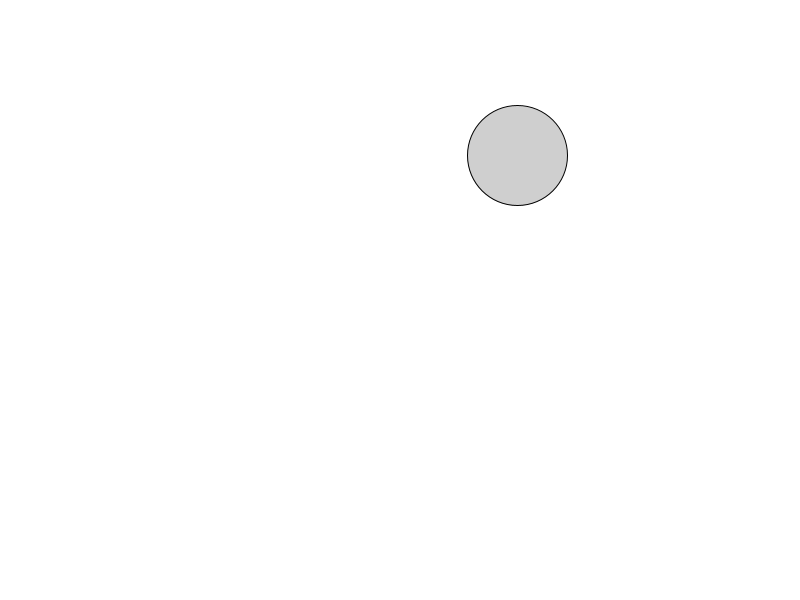
Frame 1 (no input)
Frame 60 (the mouse pressed at the canvas centre just before this capture): identical to frame 1, image omitted
Frame 120 (the mouse held since frame 60 and released just before this capture): identical to frame 1, image omitted

The Processing sketch that drew this single still picture (run headless with seeded random() and noise(); from frame 60 on, the mouse is pressed at the canvas centre):

// Processing sketch: QUESTION4_forcesANDclasses
// ── QUESTION4_forcesANDclasses.pde
//instead of a single object, make this sketch with 
//100 ojects that all have varrying mass

Obj myObject; 

void setup(){
  size(800, 600); 
  
  myObject = new Obj();  
}

void draw(){
  background(255); 
  
  PVector gravity; 
  PVector wind; 
  
  myObject.display(); 
  myObject.move(); 

}

class Obj{
  float mass; 
  PVector pos, vel, accel; 
  
  Obj(){
    pos = new PVector(random(width), random(height)); 
    vel = new PVector(0, 0); 
    accel = new PVector(0, 0); 
    
    mass = 10.0; 
  }
  
  void display(){
    fill(50, 60) ;
    ellipse(pos.x, pos.y, mass*10, mass*10); 
  }
  
  void move(){
    vel.add(accel); 
    pos.add(vel); 
    
    accel.mult(0); 
  }

  void checkBoundaries() {

  }
  
  //cuse the force = mass*acceleration formula to calc here  
  void addForce(PVector force){
     
  }
}
